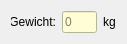
     <widget class="QWidget" name="layoutWidget">
      <property name="geometry">
       <rect>
        <x>711</x>
        <y>171</y>
        <width>105</width>
        <height>22</height>
       </rect>
      </property>
      <layout class="QHBoxLayout" name="horizontalLayout_13">
       <item>
        <widget class="QLabel" name="lblperformer_gewicht">
         <property name="minimumSize">
          <size>
           <width>45</width>
           <height>0</height>
          </size>
         </property>
         <property name="maximumSize">
          <size>
           <width>45</width>
           <height>16777215</height>
          </size>
         </property>
         <property name="text">
          <string>Gewicht:</string>
         </property>
         <property name="alignment">
          <set>Qt::AlignRight|Qt::AlignTrailing|Qt::AlignVCenter</set>
         </property>
        </widget>
       </item>
       <item>
        <widget class="QLineEdit" name="lnEdit_performer_weight">
         <property name="minimumSize">
          <size>
           <width>35</width>
           <height>0</height>
          </size>
         </property>
         <property name="maximumSize">
          <size>
           <width>35</width>
           <height>16777215</height>
          </size>
         </property>
         <property name="contextMenuPolicy">
          <enum>Qt::CustomContextMenu</enum>
         </property>
         <property name="styleSheet">
          <string notr="true">QLineEdit,QTextEdit { 
background-color: #FFFDD5;}
QLineEdit:hover,QTextEdit:hover {
border: 2px solid rgb(49, 50, 62);}
QLineEdit:focus,QTextEdit:focus {
border: 2px inset rgb(85, 170, 255);}
QLineEdit::placeholderText { 
color: rgb(213, 213, 213);}




</string>
         </property>
         <property name="inputMask">
          <string>999</string>
         </property>
         <property name="text">
          <string/>
         </property>
         <property name="placeholderText">
          <string notr="true">0</string>
         </property>
        </widget>
       </item>
       <item>
        <widget class="QLabel" name="lbl_kg">
         <property name="text">
          <string>kg</string>
         </property>
        </widget>
       </item>
      </layout>
     </widget>
